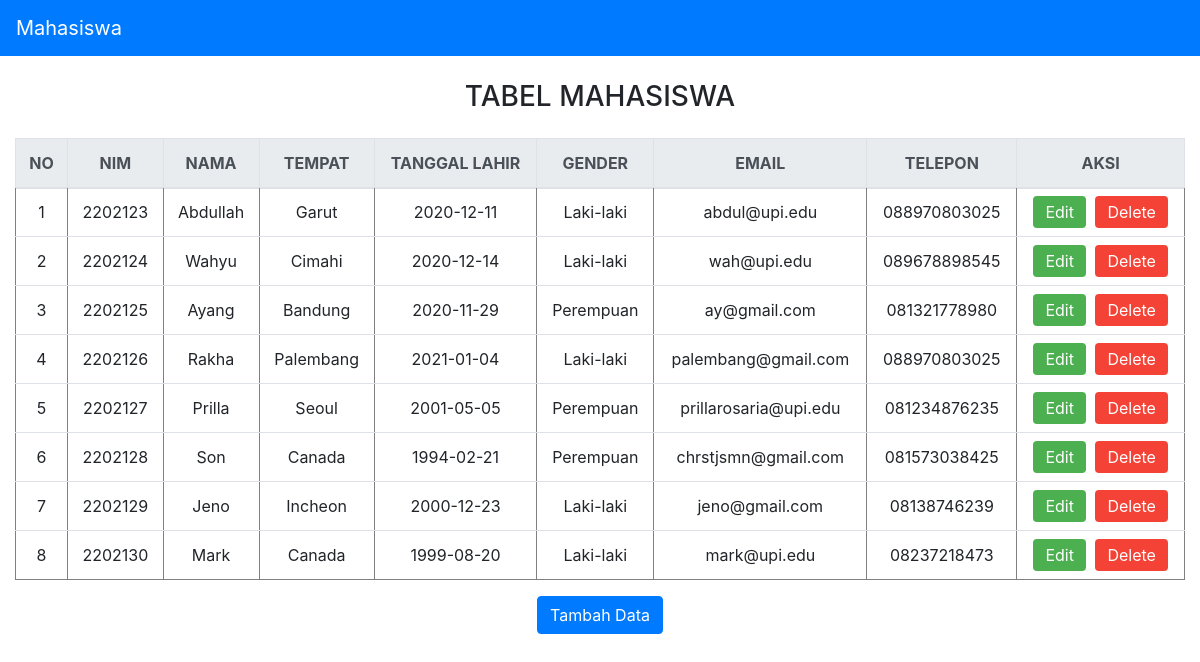
Before: / with the older database file.
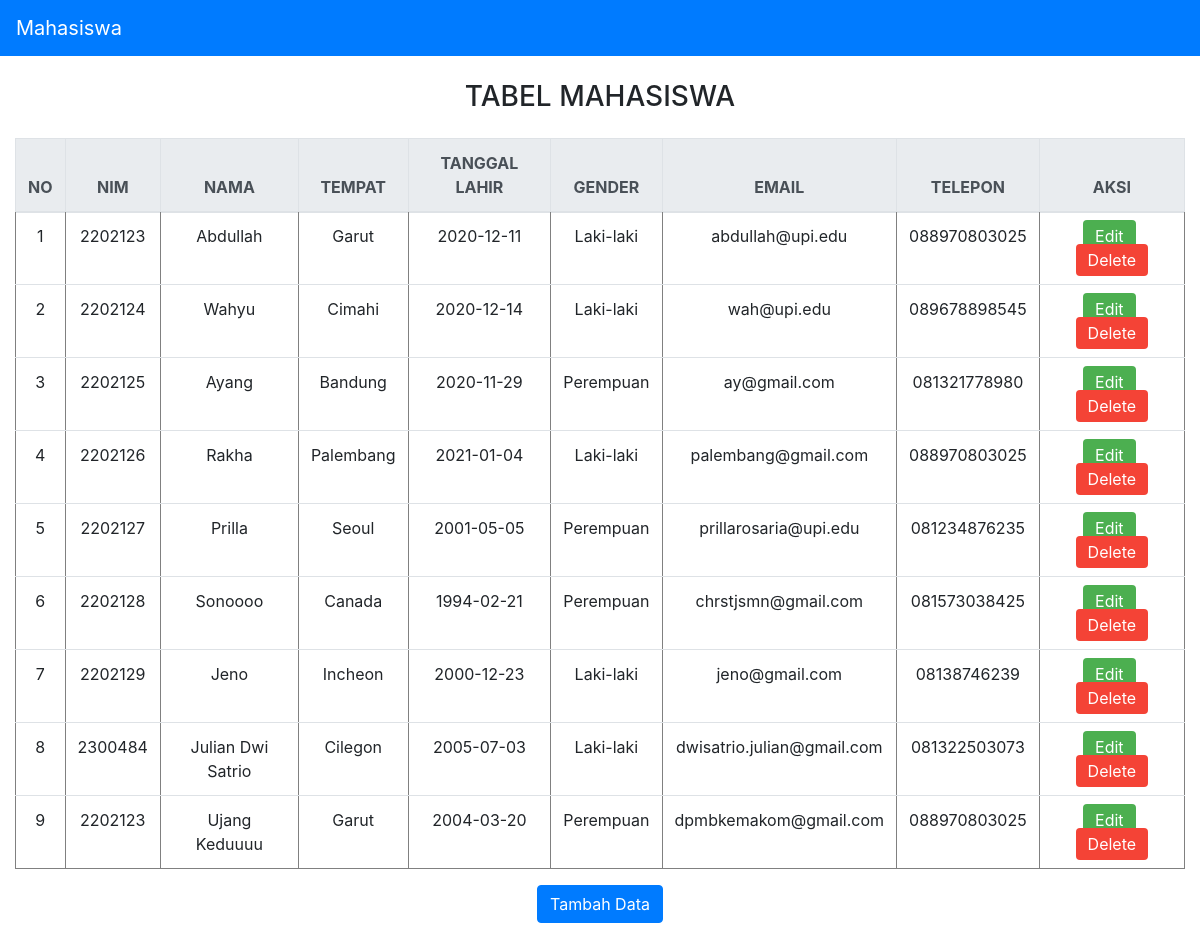
After: the same page with the newer database file.
### tables this page shows
CREATE TABLE `mahasiswa` (
  `id` int(11) NOT NULL,
  `nim` varchar(100) NOT NULL,
  `nama` varchar(100) NOT NULL,
  `tempat` varchar(100) NOT NULL,
  `tl` varchar(100) NOT NULL,
  `gender` varchar(10) NOT NULL,
  `email` varchar(100) NOT NULL,
  `telp` varchar(100) NOT NULL
);

### presenter/ProsesMahasiswa.php (called while the page is built, shortened)
<?php
class ProsesMahasiswa implements KontrakPresenter
{
	private $tabelmahasiswa;
	private $data = [];
	function __construct()
	{
		try {
			$db_host = "localhost";
			$db_user = "root";
			$db_password = "";
			$db_name = "mvp_php";
			$this->tabelmahasiswa = new TabelMahasiswa($db_host, $db_user, $db_password, $db_name);
			$this->data = array();
		} catch (Exception $e) {
			echo "yah error" . $e->getMessage();
		}
	}
	function prosesDataMahasiswa()
	{
		try {
			$this->tabelmahasiswa->open();
			$this->tabelmahasiswa->getMahasiswa();
			$this->data = [];
			while ($row = $this->tabelmahasiswa->getResult()) {
				$mahasiswa = new Mahasiswa();
				$mahasiswa->setId($row['id']);
				$mahasiswa->setNim($row['nim']);
				$mahasiswa->setNama($row['nama']);
				$mahasiswa->setTempat($row['tempat']);
				$mahasiswa->setTl($row['tl']);
				$mahasiswa->setGender($row['gender']);
				$mahasiswa->setEmail($row['email']);
				$mahasiswa->setTelepon($row['telp']);
				$this->data[] = $mahasiswa;
			}
		} catch (Exception $e) {
			echo "yah error part 2" . $e->getMessage();
		}
	}
	function getId($i)
	{
		return $this->data[$i]->getId();
	}
	function getNim($i)
	{
		return $this->data[$i]->getNim();
	}
	function getNama($i)
	{
		return $this->data[$i]->getNama();
	}
	function getTempat($i)
	{
		return $this->data[$i]->getTempat();
	}
	function getTl($i)
	{
		return $this->data[$i]->getTl();
	}
	function getGender($i)
	{
		return $this->data[$i]->getGender();
	}
	function getEmail($i)
	{
		return $this->data[$i]->getEmail();
	}
	function getTelepon($i)
	{
		return $this->data[$i]->getTelepon();
	}
	function getSize()
	{
		return sizeof($this->data);
	}
}

### model/Mahasiswa.class.php (called while the page is built)
<?php
class Mahasiswa
{
	var $id = '';
	var $nim = '';
	var $nama = '';
	var $tempat = '';
	var $tl = '';
	var $gender = '';
	var $email = '';
	var $telepon = '';
	function __construct($id = '', $nim = '', $nama = '', $tempat = '', $tl = '', $gender = '', $email = '', $telepon = '')
	{
		$this->id = $id;
		$this->nim = $nim;
		$this->nama = $nama;
		$this->tempat = $tempat;
		$this->tl = $tl;
		$this->gender = $gender;
		$this->email = $email;
		$this->telepon = $telepon;
	}
	function setId($id)
	{
		$this->id = $id;
	}
	function setNim($nim)
	{
		$this->nim = $nim;
	}
	function setNama($nama)
	{
		$this->nama = $nama;
	}
	function setTempat($tempat)
	{
		$this->tempat = $tempat;
	}
	function setTl($tl)
	{
		$this->tl = $tl;
	}
	function setGender($gender)
	{
		$this->gender = $gender;
	}
	function setEmail($email)
	{
		$this->email = $email;
	}
	function setTelepon($telepon)
	{
		$this->telepon = $telepon;
	}
	function getId()
	{
		return $this->id;
	}
	function getNim()
	{
		return $this->nim;
	}
	function getNama()
	{
		return $this->nama;
	}
	function getTempat()
	{
		return $this->tempat;
	}
	function getTl()
	{
		return $this->tl;
	}
	function getGender()
	{
		return $this->gender;
	}
	function getEmail()
	{
		return $this->email;
	}
	function getTelepon()
	{
		return $this->telepon;
	}
}

### model/DB.class.php (called while the page is built, shortened)
<?php
class DB
{
	var $db_host = '';
	var $db_user = '';
	var $db_password = '';
	var $db_name = '';
	var $db_link = '';
	function __construct($db_host = '', $db_user = '', $db_password = '', $db_name = '')
	{
		$this->db_host = $db_host;
		$this->db_user = $db_user;
		$this->db_password = $db_password;
		$this->db_name = $db_name;
	}
	function open()
	{
		$this->db_link = mysqli_connect($this->db_host, $this->db_user, $this->db_password, $this->db_name);
	}
	function execute($query = "")
	{
		$this->result = mysqli_query($this->db_link, $query);
		return $this->result;
	}
}

### model/TabelMahasiswa.class.php (called while the page is built, shortened)
<?php
class TabelMahasiswa extends DB
{
	function getMahasiswa()
	{
		$query = "SELECT * FROM mahasiswa";
		return $this->execute($query);
	}
}

### view/TampilMahasiswa.php (the view, shortened to what this page needs)
<?php
include("presenter/ProsesMahasiswa.php");
class TampilMahasiswa implements KontrakView
{
	private $prosesmahasiswa;
	function __construct()
	{
		$this->prosesmahasiswa = new ProsesMahasiswa();
	}
	function tampil()
	{
		$this->prosesmahasiswa->prosesDataMahasiswa();
		$data = null;
		for ($i = 0; $i < $this->prosesmahasiswa->getSize(); $i++) {
			$no = $i + 1;
			$data .= "<tr>
			<td>" . $no . "</td>
			<td>" . $this->prosesmahasiswa->getNim($i) . "</td>
			<td>" . $this->prosesmahasiswa->getNama($i) . "</td>
			<td>" . $this->prosesmahasiswa->getTempat($i) . "</td>
			<td>" . $this->prosesmahasiswa->getTl($i) . "</td>
			<td>" . $this->prosesmahasiswa->getGender($i) . "</td>
			<td>" . $this->prosesmahasiswa->getEmail($i) . "</td>
			<td>" . $this->prosesmahasiswa->getTelepon($i) . "</td>
			<td>
				<a href='index.php?id=" . $this->prosesmahasiswa->getId($i) . "'
	   				style='padding: 6px 12px; background-color: #4CAF50; color: white; text-decoration: none; border-radius: 4px; margin-right: 5px;'>Edit</a>
				<a href='javascript:void(0)' onclick='confirmDelete(" . $this->prosesmahasiswa->getId($i) . ", \"" . $this->prosesmahasiswa->getNama($i) . "\")'
	  				style='padding: 6px 12px; background-color: #f44336; color: white; text-decoration: none; border-radius: 4px;'>Delete</a>
			</td>
			</tr>";
		}
	}
}

### index.php (shortened to what this page needs)
<?php
include("view/TampilMahasiswa.php");
$tp = new TampilMahasiswa();
if (isset($_GET['add'])) {
    $tp->directAdd();
} elseif (isset($_POST['nim'])) {
    if (!empty($_POST['id'])) {
        $tp->editAtDB($_POST);
    } else {
        $tp->addToDB($_POST);
    }
} elseif (!empty($_GET['id']) && !isset($_GET['delete'])) {
    $tp->directEdit($_GET['id']);
} elseif (!empty($_GET['id']) && isset($_GET['delete'])) {
    $tp->deleteAtDB($_GET['id']);
} else {
    $tp->tampil();
}

### model/Template.class.php (shortened to what this page needs)
<?php
class Template{
	var $content = '';
	function __construct($filename = ''){
		$this->content = implode('', @file($filename));
	}
	function clear(){
		$this->content = preg_replace("/DATA_[A-Z|_|0-9]+/", "", $this->content);
	}
	function write(){
		print $this->content;
	}
	function replace($old = '', $new = ''){
		if(is_int($new)){
			$value = sprintf("%d", $new);
		}elseif(is_float($new)){
			$value = sprintf("%f", $new);
		}elseif(is_array($new)){
			$value = '';
			foreach( $new as $item){
				$value .= $item. '';
			}
		}else{
			$value = $new;
		}
		$this->content = preg_replace("/$old/",  $value, $this->content);
	}
}

Changed rows visible on the page:
removed mahasiswa: no "8", nim "2202130", nama "Mark", tempat "Canada", tl "1999-08-20", gender "Laki-laki", email "mark@upi.edu", telp "08237218473"
changed mahasiswa "Abdullah": email "abdul@upi.edu" → "abdullah@upi.edu"
changed mahasiswa "Canada": nama "Son" → "Sonoooo"
added mahasiswa: no "8", nim "2300484", nama "Julian Dwi Satrio", tempat "Cilegon", tl "2005-07-03", gender "Laki-laki", email "dwisatrio.julian@gmail.com", telp "081322503073"
added mahasiswa: no "9", nim "2202123", nama "Ujang Keduuuu", tempat "Garut", tl "2004-03-20", gender "Perempuan", email "dpmbkemakom@gmail.com", telp "088970803025"
